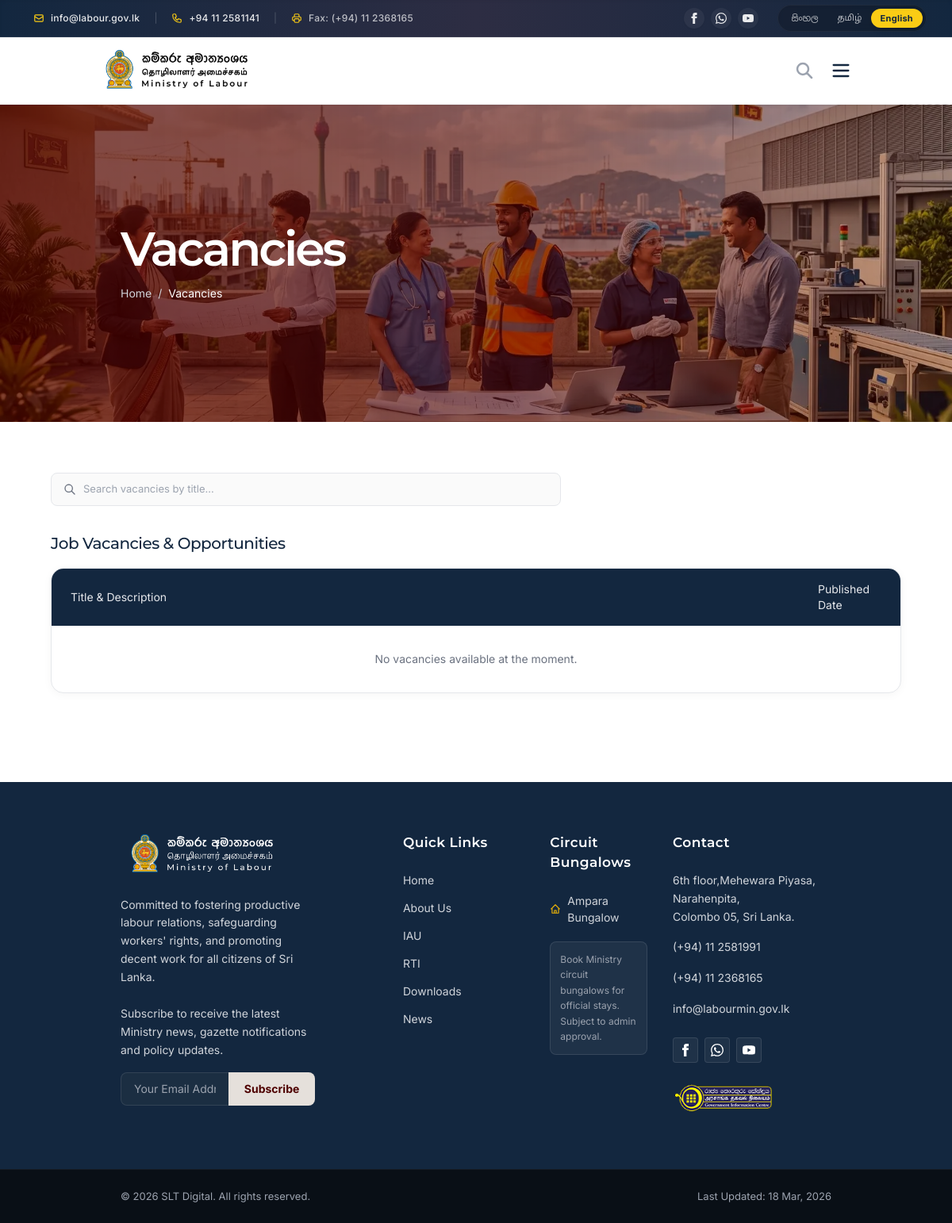
The page /vacancies.php on the database as committed earlier.
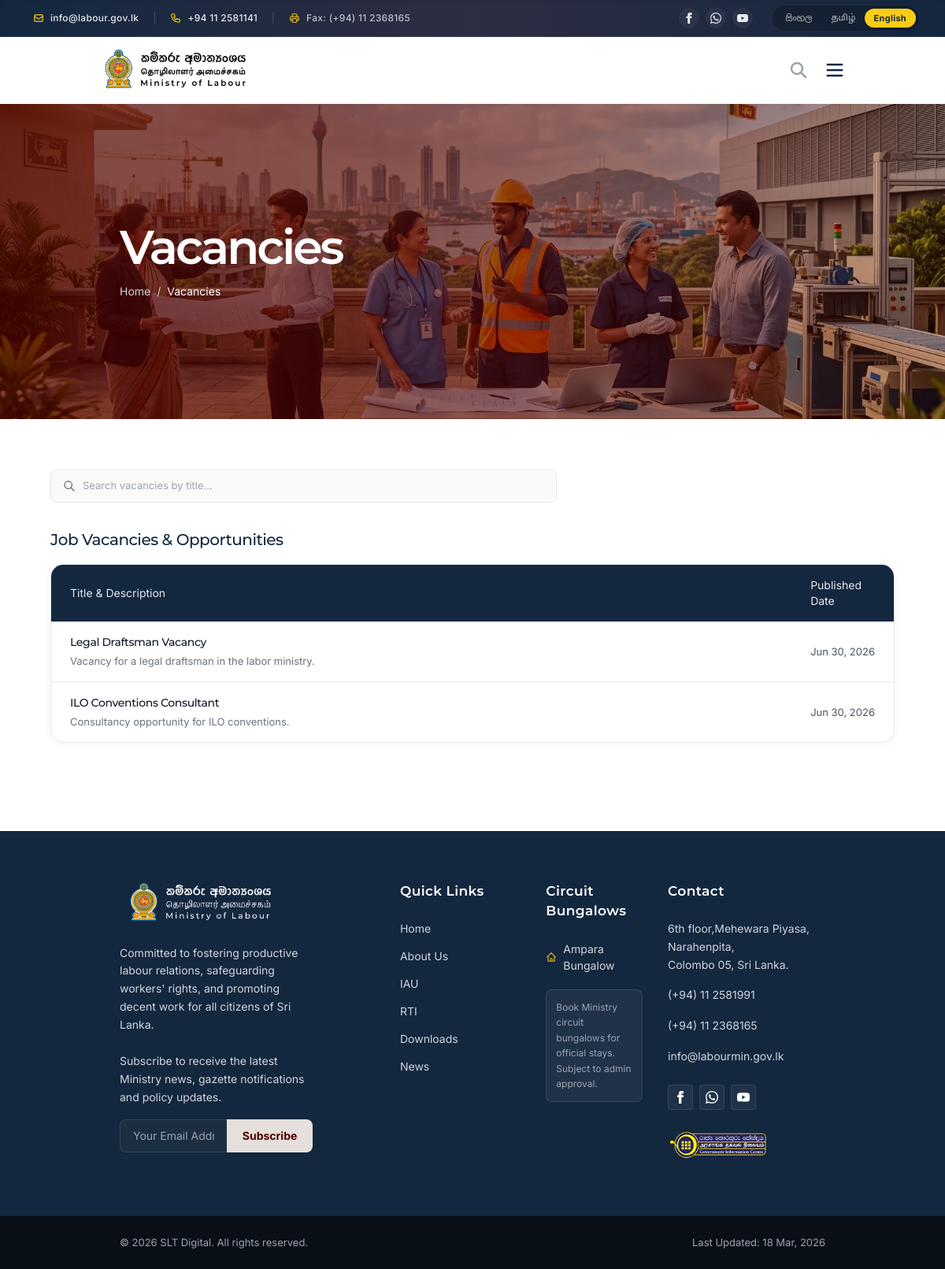
The same page on the database as committed later.
### tables this page shows
CREATE TABLE `vacancies` (
  `id` int(11) NOT NULL AUTO_INCREMENT,
  `title` varchar(255) NOT NULL,
  `description` text DEFAULT NULL,
  `pdf_path` varchar(255) NOT NULL,
  `status` enum('Draft','Published') NOT NULL DEFAULT 'Draft',
  `created_at` timestamp NULL DEFAULT current_timestamp(),
  `updated_at` timestamp NULL DEFAULT current_timestamp() ON UPDATE current_timestamp(),
  PRIMARY KEY (`id`)
);

### vacancies.php (the view, shortened to what this page needs)
<?php
include 'includes/header.php';
include 'includes/sub-hero.php';
require_once 'admin/includes/db.php';
$stmt = $pdo->query("SELECT * FROM vacancies WHERE status = 'Published' ORDER BY created_at DESC");
$vacancies = $stmt->fetchAll();
?>
<section class="py-12 md:py-16 px-4 md:px-16 bg-white min-h-[50vh]">
    <div class="container mx-auto max-w-6xl">
        <div class="flex flex-col md:flex-row gap-4 mb-8">
            <div class="relative flex-1 w-full md:max-w-[60%]">
                <div class="absolute inset-y-0 left-0 flex items-center pl-4 pointer-events-none">
                </div>
                <input type="text" id="searchInput" class="bg-[#FAFAFA] border border-[#E5E7EB] text-gray-900 text-[13px] rounded-lg focus:ring-secondary focus:border-secondary block w-full pl-10 py-2.5 font-inter transition-colors outline-none" placeholder="Search vacancies by title..." onkeyup="filterTable()">
            </div>
        </div>
        <h2 class="text-[20px] font-medium font-montserrat text-primary mb-4">Job Vacancies & Opportunities</h2>
        <div class="bg-white rounded-[16px] shadow-[0_2px_12px_rgba(0,0,0,0.04)] border-[0.5px] border-[#E5E7EB] overflow-hidden mb-12">
            <div class="overflow-x-auto">
                <table class="w-full text-left text-sm text-gray-600 font-inter" id="dataTable">
                    <thead class="bg-primary text-gray-200">
                        <tr>
                            <th class="px-6 py-4 font-normal text-[14px] w-full md:w-auto">Title & Description</th>
                            <th class="px-6 py-4 font-normal text-[14px] w-32 shrink-0">Published Date</th>
                        </tr>
                    </thead>
                    <tbody class="divide-y divide-[#E5E7EB]">
                        <?php if (empty($vacancies)): ?>
                        <tr>
                            <td colspan="3" class="px-6 py-8 text-center text-gray-500">No vacancies available at the moment.</td>
                        </tr>
                        <?php else: ?>
                        <?php foreach ($vacancies as $proc): ?>
                        <tr class="hover:bg-gray-50/80 transition-colors group">
                            <td class="px-6 py-4">
                                <h3 class="font-medium text-gray-900 text-[14px]"><?= htmlspecialchars($proc['title']) ?></h3>
                                <?php if (!empty($proc['description'])): ?>
                                <div class="text-[13px] text-gray-500 mt-1 prose prose-sm max-w-none notranslate"><?= $proc['description'] ?></div>
                                <?php endif; ?>
                            </td>
                            <td class="px-6 py-4 text-[13px] whitespace-nowrap">
                                <?= date('M d, Y', strtotime($proc['created_at'])) ?>
                            </td>
                        </tr>
                        <?php endforeach; ?>
                        <?php endif; ?>
                    </tbody>
                </table>
            </div>
        </div>
    </div>
</section>
<?php include 'includes/footer.php'; ?>

Rows that differ between the two databases and show on the page:
added vacancies: title "Legal Draftsman Vacancy", description "Vacancy for a legal draftsman in the labor ministry.", created_at "Jun 30, 2026"
added vacancies: title "ILO Conventions Consultant", description "Consultancy opportunity for ILO conventions.", created_at "Jun 30, 2026"
Other text that changed with them:
text no longer shown: "No vacancies available at the moment."
